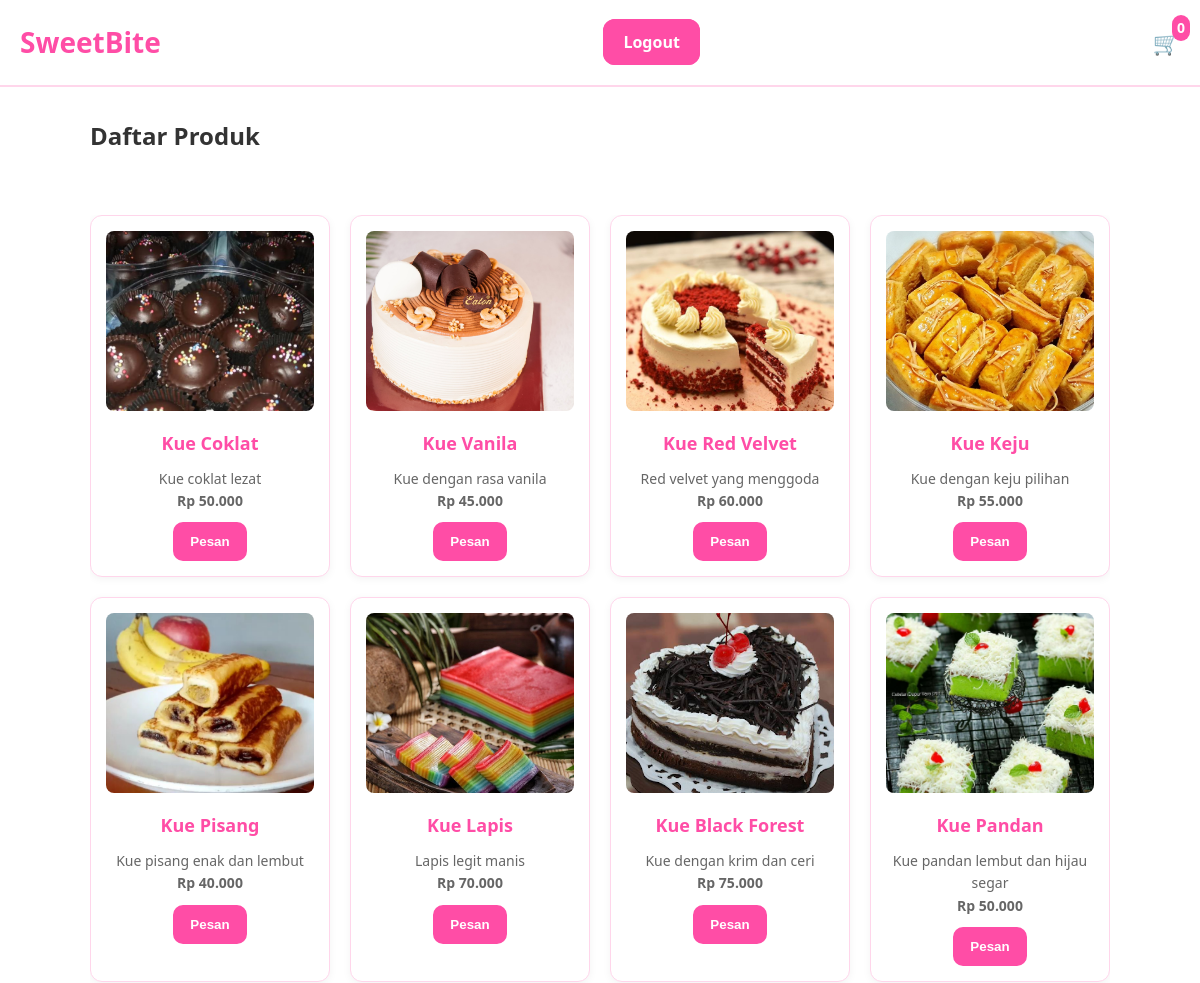
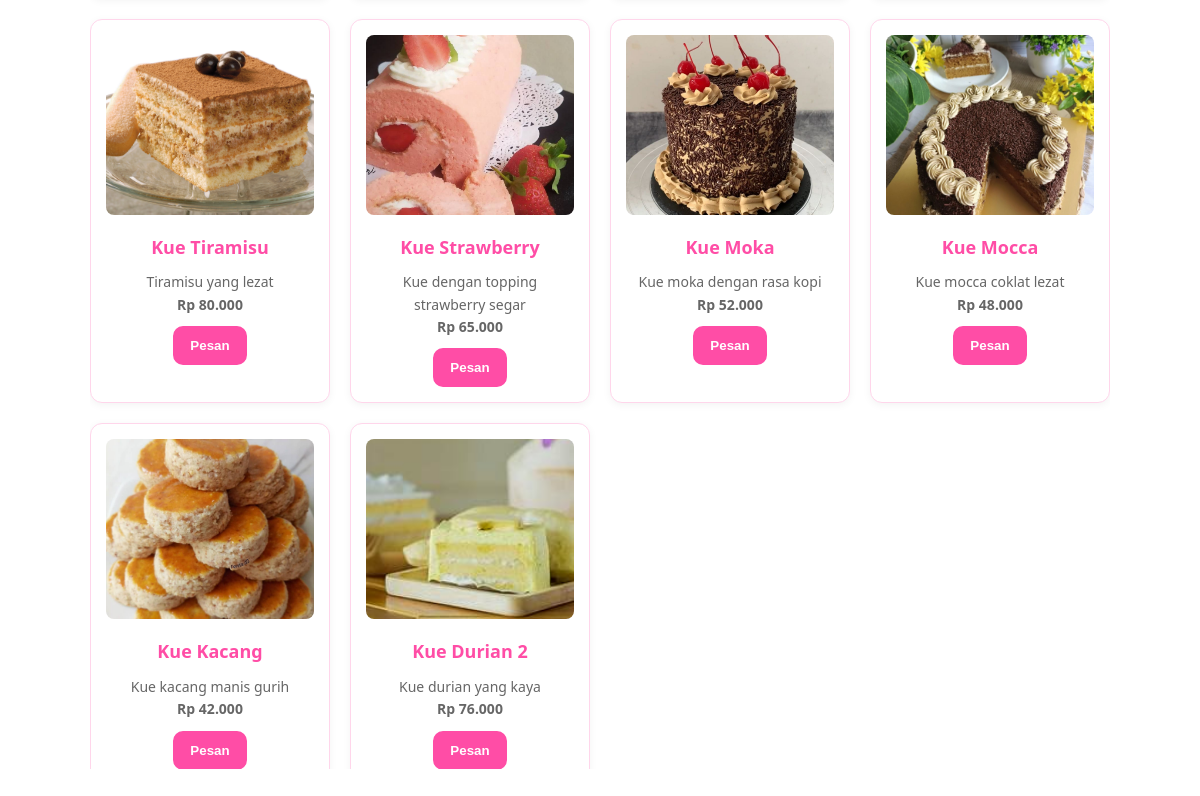
/pelanggan/HalamanUtama.php (signed in), run on the app's committed database (2 pictures, top to bottom).
### tables this page shows
CREATE TABLE `produk` (
  `id` int(11) NOT NULL,
  `nama` varchar(100) NOT NULL,
  `deskripsi` text DEFAULT NULL,
  `harga` int(11) NOT NULL,
  `gambar` varchar(255) NOT NULL,
  `created_at` timestamp NOT NULL DEFAULT current_timestamp()
);

### pelanggan/HalamanUtama.php (the view, shortened to what this page needs)
<?php
require_once '../includes/db.php';
$result = mysqli_query($conn, "SELECT * FROM produk ORDER BY created_at DESC");
$produk = [];
while ($row = mysqli_fetch_assoc($result)) {
    $produk[] = $row;
}
?>
<!DOCTYPE html>
<html lang="id">
<head>
    <link rel="stylesheet" href="../style.css">
</head>
<body>
    <header>
        <h1>SweetBite</h1>
        <nav>
        <a href="../logout.php" class="logout-btn">Logout</a>
        </nav>
        <div class="cart-icon">
            <a href="keranjang.php">🛒 <span id="cart-count">0</span></a>
        </div>
    </header>
    <main class="container">
        <h2>Daftar Produk</h2>
        <div class="produk-list">
            <?php foreach ($produk as $p): ?>
                <div class="produk-card">
                    <img src="../uploads/<?= htmlspecialchars($p['gambar']) ?>" alt="<?= htmlspecialchars($p['nama']) ?>">
                    <h3><?= htmlspecialchars($p['nama']) ?></h3>
                    <p><?= htmlspecialchars($p['deskripsi']) ?></p>
                    <p><strong>Rp <?= number_format($p['harga'], 0, ',', '.') ?></strong></p>
                    <button onclick="tambahKeKeranjang(<?= $p['id'] ?>)">Pesan</button>
                </div>
            <?php endforeach; ?>
        </div>
    </main>
</body>
</html>

### style.css (style rules this page uses)
:root { --clr-sweet-100: #ff4da6; --clr-sweet-200: #ffbdde; --clr-sweet-300: #ffd6eb; --clr-sweet-400: #fff0b3; --clr-sweet-500: #ffffff; --clr-primary: #4caf50; --clr-secondary: #f2f2f2; --clr-tertiary: #ffffff; --clr-accent: #f0f0f0; --clr-danger: #ff4d4d; }
* { margin: 0; padding: 0; box-sizing: border-box; }
body { font-family: 'Segoe UI', sans-serif; background-color: var(--clr-sweet-500); color: #333; line-height: 1.6; }
a { text-decoration: none; color: var(--clr-sweet-100); }
header { background-color: var(--clr-sweet-500); padding: 20px; border-bottom: 2px solid var(--clr-sweet-300); display: flex; justify-content: space-between; align-items: center; flex-wrap: wrap; }
header h1 { font-size: 28px; color: var(--clr-sweet-100); }
.cart-icon { font-size: 22px; background: none; padding: 0; border-radius: 0; color: var(--clr-sweet-100); margin-left: 10px; position: relative; }
.cart-icon span { display: inline-block; background-color: var(--clr-sweet-100); color: white; font-size: 14px; font-weight: bold; padding: 2px 5px; border-radius: 10px; position: absolute; top: -10px; right: -10px; }
.logout-btn { background-color: var(--clr-sweet-100); color: white; padding: 10px 20px; border: 2px solid var(--clr-sweet-100); border-radius: 12px; font-weight: bold; cursor: pointer; transition: all 0.3s ease; }
.container { width: 90%; max-width: 1200px; margin: 0 auto; }
.produk-list, .products { display: grid; grid-template-columns: repeat(auto-fill, minmax(230px, 1fr)); gap: 20px; margin: 40px 0; overflow-y: auto; max-height: 80vh; }
.produk-card, .product-card { background-color: var(--clr-sweet-500); border: 1px solid var(--clr-sweet-300); border-radius: 12px; padding: 15px; text-align: center; box-shadow: 0 2px 8px rgba(0,0,0,0.05); transition: box-shadow 0.3s ease; }
.produk-card img, .product-card img { width: 100%; height: 180px; object-fit: cover; border-radius: 8px; }
.product-card h3, .produk-card h3 { margin: 10px 0; font-size: 18px; color: var(--clr-sweet-100); }
.product-card p, .produk-card p { font-size: 14px; color: #666; }
.product-card button, .produk-card button { background-color: var(--clr-sweet-100); border: 2px solid var(--clr-sweet-100); padding: 10px 15px; color: white; font-weight: bold; cursor: pointer; margin-top: 10px; border-radius: 10px; transition: background-color 0.3s ease; }
header { background-color: var(--clr-sweet-500); border-bottom: 2px solid var(--clr-sweet-300); padding: 20px; display: flex; justify-content: space-between; align-items: center; }
header a.logout-btn { background-color: var(--clr-sweet-100); color: white; padding: 10px 18px; border-radius: 12px; font-weight: bold; text-decoration: none; transition: background-color 0.3s ease; border: 2px solid var(--clr-sweet-100); }
.container { padding: 30px; display: flex; flex-direction: column; gap: 20px; }

### data on the page
produk: gambar (picture), nama "Kue Coklat", deskripsi "Kue coklat lezat", harga "50.000"
produk: gambar (picture), nama "Kue Vanila", deskripsi "Kue dengan rasa vanila", harga "45.000"
produk: gambar (picture), nama "Kue Red Velvet", deskripsi "Red velvet yang menggoda", harga "60.000"
produk: gambar (picture), nama "Kue Keju", deskripsi "Kue dengan keju pilihan", harga "55.000"
produk: gambar (picture), nama "Kue Pisang", deskripsi "Kue pisang enak dan lembut", harga "40.000"
produk: gambar (picture), nama "Kue Lapis", deskripsi "Lapis legit manis", harga "70.000"
produk: gambar (picture), nama "Kue Black Forest", deskripsi "Kue dengan krim dan ceri", harga "75.000"
produk: gambar (picture), nama "Kue Pandan", deskripsi "Kue pandan lembut dan hijau segar", harga "50.000"
produk: gambar (picture), nama "Kue Tiramisu", deskripsi "Tiramisu yang lezat", harga "80.000"
produk: gambar (picture), nama "Kue Strawberry", deskripsi "Kue dengan topping strawberry segar", harga "65.000"
produk: gambar (picture), nama "Kue Moka", deskripsi "Kue moka dengan rasa kopi", harga "52.000"
produk: gambar (picture), nama "Kue Mocca", deskripsi "Kue mocca coklat lezat", harga "48.000"
produk: gambar (picture), nama "Kue Kacang", deskripsi "Kue kacang manis gurih", harga "42.000"
produk: gambar (picture), nama "Kue Durian 2", deskripsi "Kue durian yang kaya", harga "76.000"
